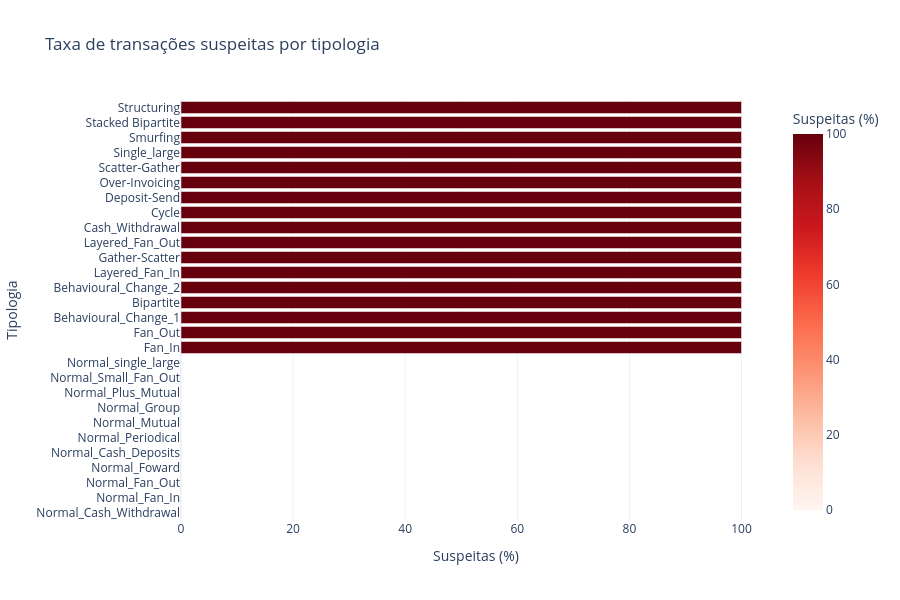

Source (notebook cell):
### Markdown cell above
#### Taxa Suspeita por Tipologia
`Laundering_type`

### Code cell
tipologias = (
    dataset.groupby("Laundering_type")["Is_laundering"]
    .agg(total="count", suspeitas="sum", taxa="mean")
    .reset_index()
)
tipologias["taxa_pct"] = tipologias["taxa"] * 100

fig = px.bar(tipologias.sort_values("taxa_pct"), x="taxa_pct", y="Laundering_type", orientation="h",
             hover_data=["total", "suspeitas"], color="taxa_pct", color_continuous_scale="Reds",
             labels={"taxa_pct": "Suspeitas (%)", "Laundering_type": "Tipologia"},
             title="Taxa de transações suspeitas por tipologia")
fig.update_layout(template="plotly_white", height=600)
fig.show()

### Figure 1 — Plotly figure (JSON) as saved in the notebook; plotly's stock layout.template omitted (floating-point values rounded to 4 significant figures)
{"data": [{"customdata": [[305031, 0], [2104285, 0], [2302220, 0], [42031, 0], [223801, 0], [210526, 0], [125335, 0], [528351, 0], [155041, 0], [3477717, 0], [20641, 0], [364, 364], [237, 237], [394, 394], [383, 383], [345, 345], [656, 656], [354, 354], [529, 529], [1334, 1334], [382, 382], [945, 945], [54, 54], [338, 338], [250, 250], [932, 932], [506, 506], [1870, 1870]], "hovertemplate": "Suspeitas (%)=%{marker.color}<br>Tipologia=%{y}<br>total=%{customdata[0]}<br>suspeitas=%{customdata[1]}<extra></extra>", "legendgroup": "", "marker": {"color": [0.0, 0.0, 0.0, 0.0, 0.0, 0.0, 0.0, 0.0, 0.0, 0.0, 0.0, 100.0, 100.0, 100.0, 100.0, 100.0, 100.0, 100.0, 100.0, 100.0, 100.0, 100.0, 100.0, 100.0, 100.0, 100.0, 100.0, 100.0], "coloraxis": "coloraxis", "pattern": {"shape": ""}}, "name": "", "orientation": "h", "showlegend": false, "textposition": "auto", "type": "bar", "x": [0.0, 0.0, 0.0, 0.0, 0.0, 0.0, 0.0, 0.0, 0.0, 0.0, 0.0, 100.0, 100.0, 100.0, 100.0, 100.0, 100.0, 100.0, 100.0, 100.0, 100.0, 100.0, 100.0, 100.0, 100.0, 100.0, 100.0, 100.0], "xaxis": "x", "y": ["Normal_Cash_Withdrawal", "Normal_Fan_In", "Normal_Fan_Out", "Normal_Foward", "Normal_Cash_Deposits", "Normal_Periodical", "Normal_Mutual", "Normal_Group", "Normal_Plus_Mutual", "Normal_Small_Fan_Out", "Normal_single_large", "Fan_In", "Fan_Out", "Behavioural_Change_1", "Bipartite", "Behavioural_Change_2", "Layered_Fan_In", "Gather-Scatter", "Layered_Fan_Out", "Cash_Withdrawal", "Cycle", "Deposit-Send", "Over-Invoicing", "Scatter-Gather", "Single_large", "Smurfing", "Stacked Bipartite", "Structuring"], "yaxis": "y"}], "layout": {"barmode": "relative", "coloraxis": {"autocolorscale": false, "colorbar": {"title": {"text": "Suspeitas (%)"}}, "colorscale": [[0, "rgb(255,245,240)"], [0.125, "rgb(254,224,210)"], [0.25, "rgb(252,187,161)"], [0.375, "rgb(252,146,114)"], [0.5, "rgb(251,106,74)"], [0.625, "rgb(239,59,44)"], [0.75, "rgb(203,24,29)"], [0.875, "rgb(165,15,21)"], [1, "rgb(103,0,13)"]]}, "height": 600, "legend": {"tracegroupgap": 0}, "title": {"text": "Taxa de transações suspeitas por tipologia"}, "xaxis": {"anchor": "y", "domain": [0, 1], "title": {"text": "Suspeitas (%)"}}, "yaxis": {"anchor": "x", "domain": [0, 1], "title": {"text": "Tipologia"}}}}
